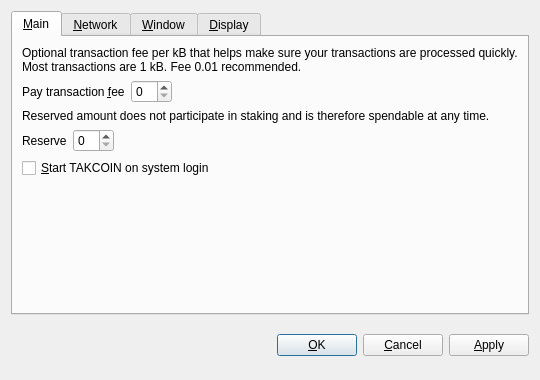
<?xml version="1.0" encoding="UTF-8"?>
<ui version="4.0">
 <class>OptionsDialog</class>
 <widget class="QDialog" name="OptionsDialog">
  <property name="geometry">
   <rect>
    <x>0</x>
    <y>0</y>
    <width>540</width>
    <height>380</height>
   </rect>
  </property>
  <property name="windowTitle">
   <string>Options</string>
  </property>
  <property name="modal">
   <bool>true</bool>
  </property>
  <layout class="QVBoxLayout" name="verticalLayout">
   <item>
    <widget class="QTabWidget" name="tabWidget">
     <property name="tabPosition">
      <enum>QTabWidget::North</enum>
     </property>
     <property name="currentIndex">
      <number>0</number>
     </property>
     <widget class="QWidget" name="tabMain">
      <attribute name="title">
       <string>&amp;Main</string>
      </attribute>
      <layout class="QVBoxLayout" name="verticalLayout_Main">
       <item>
        <widget class="QLabel" name="transactionFeeInfoLabel">
         <property name="text">
          <string>Optional transaction fee per kB that helps make sure your transactions are processed quickly. Most transactions are 1 kB. Fee 0.01 recommended.</string>
         </property>
         <property name="textFormat">
          <enum>Qt::PlainText</enum>
         </property>
         <property name="wordWrap">
          <bool>true</bool>
         </property>
        </widget>
       </item>
       <item>
        <layout class="QHBoxLayout" name="horizontalLayoutFee">
         <item>
          <widget class="QLabel" name="transactionFeeLabel">
           <property name="text">
            <string>Pay transaction &amp;fee</string>
           </property>
           <property name="textFormat">
            <enum>Qt::PlainText</enum>
           </property>
           <property name="buddy">
            <cstring>transactionFee</cstring>
           </property>
          </widget>
         </item>
         <item>
          <widget class="BitcoinAmountField" name="transactionFee"/>
         </item>
         <item>
          <spacer name="horizontalSpacerFee">
           <property name="orientation">
            <enum>Qt::Horizontal</enum>
           </property>
           <property name="sizeHint" stdset="0">
            <size>
             <width>40</width>
             <height>20</height>
            </size>
           </property>
          </spacer>
         </item>
        </layout>
       </item>
       <item>
        <widget class="QLabel" name="reserveBalanceInfoLabel">
         <property name="text">
          <string>Reserved amount does not participate in staking and is therefore spendable at any time.</string>
         </property>
         <property name="textFormat">
          <enum>Qt::PlainText</enum>
         </property>
         <property name="wordWrap">
          <bool>true</bool>
         </property>
        </widget>
       </item>
       <item>
        <layout class="QHBoxLayout" name="horizontalLayoutReserveBalance">
         <item>
          <widget class="QLabel" name="reserveBalanceLabel">
           <property name="text">
            <string>Reserve</string>
           </property>
           <property name="textFormat">
            <enum>Qt::PlainText</enum>
           </property>
           <property name="buddy">
            <cstring>reserveBalance</cstring>
           </property>
          </widget>
         </item>
         <item>
          <widget class="BitcoinAmountField" name="reserveBalance"/>
         </item>
         <item>
          <spacer name="horizontalSpacerReserveBalance">
           <property name="orientation">
            <enum>Qt::Horizontal</enum>
           </property>
           <property name="sizeHint" stdset="0">
            <size>
             <width>40</width>
             <height>20</height>
            </size>
           </property>
          </spacer>
         </item>
        </layout>
       </item>
       <item>
        <widget class="QCheckBox" name="bitcoinAtStartup">
         <property name="toolTip">
          <string>Automatically start TAKCOIN after logging in to the system.</string>
         </property>
         <property name="text">
          <string>&amp;Start TAKCOIN on system login</string>
         </property>
        </widget>
       </item>
       <item>
        <spacer name="verticalSpacer_Main">
         <property name="orientation">
          <enum>Qt::Vertical</enum>
         </property>
         <property name="sizeHint" stdset="0">
          <size>
           <width>20</width>
           <height>40</height>
          </size>
         </property>
        </spacer>
       </item>
      </layout>
     </widget>
     <widget class="QWidget" name="tabNetwork">
      <attribute name="title">
       <string>&amp;Network</string>
      </attribute>
      <layout class="QVBoxLayout" name="verticalLayout_Network">
       <item>
        <widget class="QCheckBox" name="mapPortUpnp">
         <property name="toolTip">
          <string>Automatically open the TAKCOIN client port on the router. This only works when your router supports UPnP and it is enabled.</string>
         </property>
         <property name="text">
          <string>Map port using &amp;UPnP</string>
         </property>
        </widget>
       </item>
       <item>
        <widget class="QCheckBox" name="connectSocks">
         <property name="toolTip">
          <string>Connect to the TAKCOIN network through a SOCKS proxy (e.g. when connecting through Tor).</string>
         </property>
         <property name="text">
          <string>&amp;Connect through SOCKS proxy:</string>
         </property>
        </widget>
       </item>
       <item>
        <layout class="QHBoxLayout" name="horizontalLayout_Network">
         <item>
          <widget class="QLabel" name="proxyIpLabel">
           <property name="text">
            <string>Proxy &amp;IP:</string>
           </property>
           <property name="textFormat">
            <enum>Qt::PlainText</enum>
           </property>
           <property name="buddy">
            <cstring>proxyIp</cstring>
           </property>
          </widget>
         </item>
         <item>
          <widget class="QValidatedLineEdit" name="proxyIp">
           <property name="maximumSize">
            <size>
             <width>140</width>
             <height>16777215</height>
            </size>
           </property>
           <property name="toolTip">
            <string>IP address of the proxy (e.g. 127.0.0.1)</string>
           </property>
          </widget>
         </item>
         <item>
          <widget class="QLabel" name="proxyPortLabel">
           <property name="text">
            <string>&amp;Port:</string>
           </property>
           <property name="textFormat">
            <enum>Qt::PlainText</enum>
           </property>
           <property name="buddy">
            <cstring>proxyPort</cstring>
           </property>
          </widget>
         </item>
         <item>
          <widget class="QLineEdit" name="proxyPort">
           <property name="maximumSize">
            <size>
             <width>55</width>
             <height>16777215</height>
            </size>
           </property>
           <property name="toolTip">
            <string>Port of the proxy (e.g. 9050)</string>
           </property>
          </widget>
         </item>
         <item>
          <widget class="QLabel" name="socksVersionLabel">
           <property name="text">
            <string>SOCKS &amp;Version:</string>
           </property>
           <property name="textFormat">
            <enum>Qt::PlainText</enum>
           </property>
           <property name="buddy">
            <cstring>socksVersion</cstring>
           </property>
          </widget>
         </item>
         <item>
          <widget class="QValueComboBox" name="socksVersion">
           <property name="toolTip">
            <string>SOCKS version of the proxy (e.g. 5)</string>
           </property>
          </widget>
         </item>
         <item>
          <spacer name="horizontalSpacer_Network">
           <property name="orientation">
            <enum>Qt::Horizontal</enum>
           </property>
           <property name="sizeHint" stdset="0">
            <size>
             <width>40</width>
             <height>20</height>
            </size>
           </property>
          </spacer>
         </item>
        </layout>
       </item>
       <item>
        <spacer name="verticalSpacer_Network">
         <property name="orientation">
          <enum>Qt::Vertical</enum>
         </property>
         <property name="sizeHint" stdset="0">
          <size>
           <width>20</width>
           <height>40</height>
          </size>
         </property>
        </spacer>
       </item>
      </layout>
     </widget>
     <widget class="QWidget" name="tabWindow">
      <attribute name="title">
       <string>&amp;Window</string>
      </attribute>
      <layout class="QVBoxLayout" name="verticalLayout_Window">
       <item>
        <widget class="QCheckBox" name="minimizeToTray">
         <property name="toolTip">
          <string>Show only a tray icon after minimizing the window.</string>
         </property>
         <property name="text">
          <string>&amp;Minimize to the tray instead of the taskbar</string>
         </property>
        </widget>
       </item>
       <item>
        <widget class="QCheckBox" name="minimizeOnClose">
         <property name="toolTip">
          <string>Minimize instead of exit the application when the window is closed. When this option is enabled, the application will be closed only after selecting Quit in the menu.</string>
         </property>
         <property name="text">
          <string>M&amp;inimize on close</string>
         </property>
        </widget>
       </item>
       <item>
        <spacer name="verticalSpacer_Window">
         <property name="orientation">
          <enum>Qt::Vertical</enum>
         </property>
         <property name="sizeHint" stdset="0">
          <size>
           <width>20</width>
           <height>40</height>
          </size>
         </property>
        </spacer>
       </item>
      </layout>
     </widget>
     <widget class="QWidget" name="tabDisplay">
      <attribute name="title">
       <string>&amp;Display</string>
      </attribute>
      <layout class="QVBoxLayout" name="verticalLayout_Display">
       <item>
        <layout class="QHBoxLayout" name="horizontalLayout_1_Display">
         <item>
          <widget class="QLabel" name="langLabel">
           <property name="text">
            <string>User Interface &amp;language:</string>
           </property>
           <property name="textFormat">
            <enum>Qt::PlainText</enum>
           </property>
           <property name="buddy">
            <cstring>lang</cstring>
           </property>
          </widget>
         </item>
         <item>
          <widget class="QValueComboBox" name="lang">
           <property name="toolTip">
            <string>The user interface language can be set here. This setting will take effect after restarting TAKCOIN.</string>
           </property>
          </widget>
         </item>
        </layout>
       </item>
       <item>
        <layout class="QHBoxLayout" name="horizontalLayout_2_Display">
         <item>
          <widget class="QLabel" name="unitLabel">
           <property name="text">
            <string>&amp;Unit to show amounts in:</string>
           </property>
           <property name="textFormat">
            <enum>Qt::PlainText</enum>
           </property>
           <property name="buddy">
            <cstring>unit</cstring>
           </property>
          </widget>
         </item>
         <item>
          <widget class="QValueComboBox" name="unit">
           <property name="toolTip">
            <string>Choose the default subdivision unit to show in the interface and when sending coins.</string>
           </property>
          </widget>
         </item>
        </layout>
       </item>
       <item>
        <widget class="QCheckBox" name="displayAddresses">
         <property name="toolTip">
          <string>Whether to show TAKCOIN addresses in the transaction list or not.</string>
         </property>
         <property name="text">
          <string>&amp;Display addresses in transaction list</string>
         </property>
        </widget>
       </item>
       <item>
        <widget class="QCheckBox" name="coinControlFeatures">
         <property name="toolTip">
          <string>Whether to show coin control features or not.</string>
         </property>
         <property name="text">
          <string>Display coin &amp;control features (experts only!)</string>
         </property>
        </widget>
       </item>
       <item>
        <spacer name="verticalSpacer_Display">
         <property name="orientation">
          <enum>Qt::Vertical</enum>
         </property>
         <property name="sizeHint" stdset="0">
          <size>
           <width>20</width>
           <height>40</height>
          </size>
         </property>
        </spacer>
       </item>
      </layout>
     </widget>
    </widget>
   </item>
   <item>
    <layout class="QHBoxLayout" name="horizontalLayout_Buttons">
     <item>
      <spacer name="horizontalSpacer_1">
       <property name="orientation">
        <enum>Qt::Horizontal</enum>
       </property>
       <property name="sizeHint" stdset="0">
        <size>
         <width>40</width>
         <height>48</height>
        </size>
       </property>
      </spacer>
     </item>
     <item>
      <widget class="QLabel" name="statusLabel">
       <property name="font">
        <font>
         <weight>75</weight>
         <bold>true</bold>
        </font>
       </property>
       <property name="text">
        <string/>
       </property>
       <property name="textFormat">
        <enum>Qt::PlainText</enum>
       </property>
       <property name="wordWrap">
        <bool>true</bool>
       </property>
      </widget>
     </item>
     <item>
      <spacer name="horizontalSpacer_2">
       <property name="orientation">
        <enum>Qt::Horizontal</enum>
       </property>
       <property name="sizeHint" stdset="0">
        <size>
         <width>40</width>
         <height>48</height>
        </size>
       </property>
      </spacer>
     </item>
     <item>
      <widget class="QPushButton" name="okButton">
       <property name="text">
        <string>&amp;OK</string>
       </property>
      </widget>
     </item>
     <item>
      <widget class="QPushButton" name="cancelButton">
       <property name="text">
        <string>&amp;Cancel</string>
       </property>
       <property name="autoDefault">
        <bool>false</bool>
       </property>
      </widget>
     </item>
     <item>
      <widget class="QPushButton" name="applyButton">
       <property name="text">
        <string>&amp;Apply</string>
       </property>
       <property name="autoDefault">
        <bool>false</bool>
       </property>
      </widget>
     </item>
    </layout>
   </item>
  </layout>
 </widget>
 <customwidgets>
  <customwidget>
   <class>BitcoinAmountField</class>
   <extends>QSpinBox</extends>
   <header>bitcoinamountfield.h</header>
  </customwidget>
  <customwidget>
   <class>QValueComboBox</class>
   <extends>QComboBox</extends>
   <header>qvaluecombobox.h</header>
  </customwidget>
  <customwidget>
   <class>QValidatedLineEdit</class>
   <extends>QLineEdit</extends>
   <header>qvalidatedlineedit.h</header>
  </customwidget>
 </customwidgets>
 <resources/>
 <connections/>
</ui>
